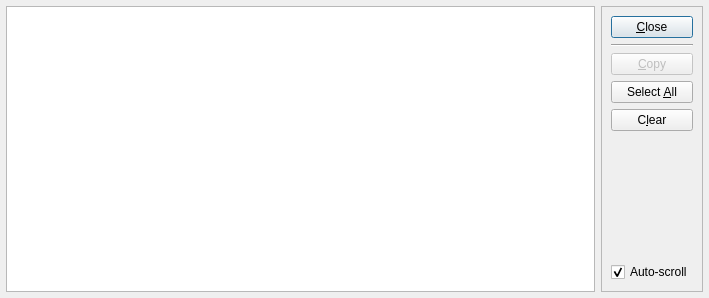
<?xml version="1.0" encoding="UTF-8"?>
<ui version="4.0">
 <class>LogDialog</class>
 <widget class="QDialog" name="LogDialog">
  <property name="geometry">
   <rect>
    <x>0</x>
    <y>0</y>
    <width>709</width>
    <height>298</height>
   </rect>
  </property>
  <property name="windowTitle">
   <string>View Log</string>
  </property>
  <layout class="QHBoxLayout" name="horizontalLayout">
   <property name="leftMargin">
    <number>6</number>
   </property>
   <property name="topMargin">
    <number>6</number>
   </property>
   <property name="rightMargin">
    <number>6</number>
   </property>
   <property name="bottomMargin">
    <number>6</number>
   </property>
   <item>
    <widget class="QListWidget" name="listWidget">
     <property name="selectionMode">
      <enum>QAbstractItemView::MultiSelection</enum>
     </property>
    </widget>
   </item>
   <item>
    <widget class="QFrame" name="frame">
     <property name="frameShape">
      <enum>QFrame::StyledPanel</enum>
     </property>
     <property name="frameShadow">
      <enum>QFrame::Raised</enum>
     </property>
     <layout class="QVBoxLayout" name="verticalLayout_2">
      <item>
       <widget class="QPushButton" name="pushButtonClose">
        <property name="layoutDirection">
         <enum>Qt::LeftToRight</enum>
        </property>
        <property name="text">
         <string>&amp;Close</string>
        </property>
       </widget>
      </item>
      <item>
       <widget class="Line" name="lineHorizontal">
        <property name="orientation">
         <enum>Qt::Horizontal</enum>
        </property>
       </widget>
      </item>
      <item>
       <widget class="QPushButton" name="pushButtonCopy">
        <property name="enabled">
         <bool>false</bool>
        </property>
        <property name="text">
         <string>&amp;Copy</string>
        </property>
       </widget>
      </item>
      <item>
       <widget class="QPushButton" name="pushButtonSelectAll">
        <property name="text">
         <string>Select &amp;All</string>
        </property>
       </widget>
      </item>
      <item>
       <widget class="QPushButton" name="pushButtonClear">
        <property name="text">
         <string>C&amp;lear</string>
        </property>
       </widget>
      </item>
      <item>
       <spacer name="verticalSpacer">
        <property name="orientation">
         <enum>Qt::Vertical</enum>
        </property>
        <property name="sizeHint" stdset="0">
         <size>
          <width>20</width>
          <height>40</height>
         </size>
        </property>
       </spacer>
      </item>
      <item>
       <widget class="QCheckBox" name="checkBox_autoScroll">
        <property name="text">
         <string>Auto-scroll</string>
        </property>
        <property name="checked">
         <bool>true</bool>
        </property>
       </widget>
      </item>
     </layout>
    </widget>
   </item>
  </layout>
 </widget>
 <tabstops>
  <tabstop>listWidget</tabstop>
  <tabstop>pushButtonClose</tabstop>
  <tabstop>pushButtonCopy</tabstop>
  <tabstop>pushButtonSelectAll</tabstop>
  <tabstop>pushButtonClear</tabstop>
  <tabstop>checkBox_autoScroll</tabstop>
 </tabstops>
 <resources/>
 <connections/>
</ui>
